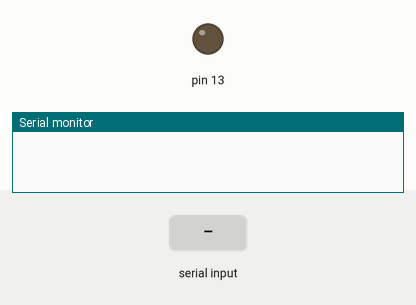
Recording of a sketch running on a simulated Arduino Uno, built with avr-gcc and run on an emulated ATmega328P. Parts: output pins drawn as LEDs (lit = HIGH), the last lines printed to the serial monitor. The inputs (shaded band) are chosen by the test bench.

Above: at 1.2 s.
1.3 s: "encender\n" received over Serial
At 2.4 s:
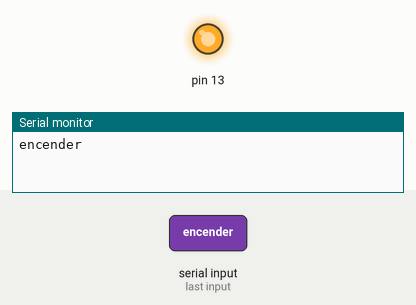
2.8 s: "apagar\n" received over Serial
At 3.5 s:
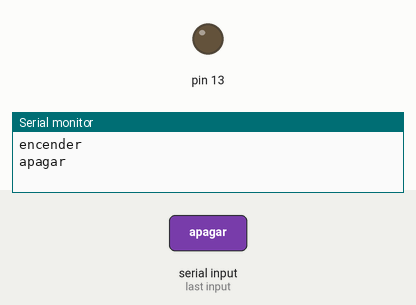
Timing chart, 0 to 5.8 s (numbered marks = the images above; inputs shaded):
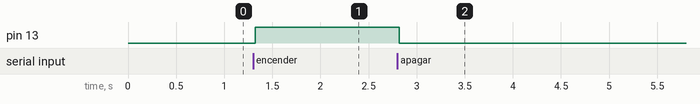

The sketch:

RECIBIR_CADENA_DE_TEXTO_EJEMPLO.ino
```cpp
void setup()
{
 Serial.begin(9600);
 //Serial.setTimeout(100);
 pinMode(13,OUTPUT);
}
 void loop()
{
  char caracter=0;
  if(Serial.available()>0)
  {
    delay(20);
    String str="";
    while(Serial.available()>0)
    {
      caracter=(char)Serial.read();
      if(caracter!='\n' && caracter!='\r')
      {
      str=str+caracter;
      }
    }
    int16_t datos=str.toInt(); //para convertir de str a int solo numeron no letras

    Serial.println(str);
    if(str=="encender")
    {
      digitalWrite(13,1);
    }
    else if(str=="apagar")
    {
      digitalWrite(13,0);
    }
  }
}
```

Measured:
- after the input at 1.3 s, pin 13: LOW → HIGH at once
- after the input at 2.8 s, pin 13: HIGH → LOW at once
